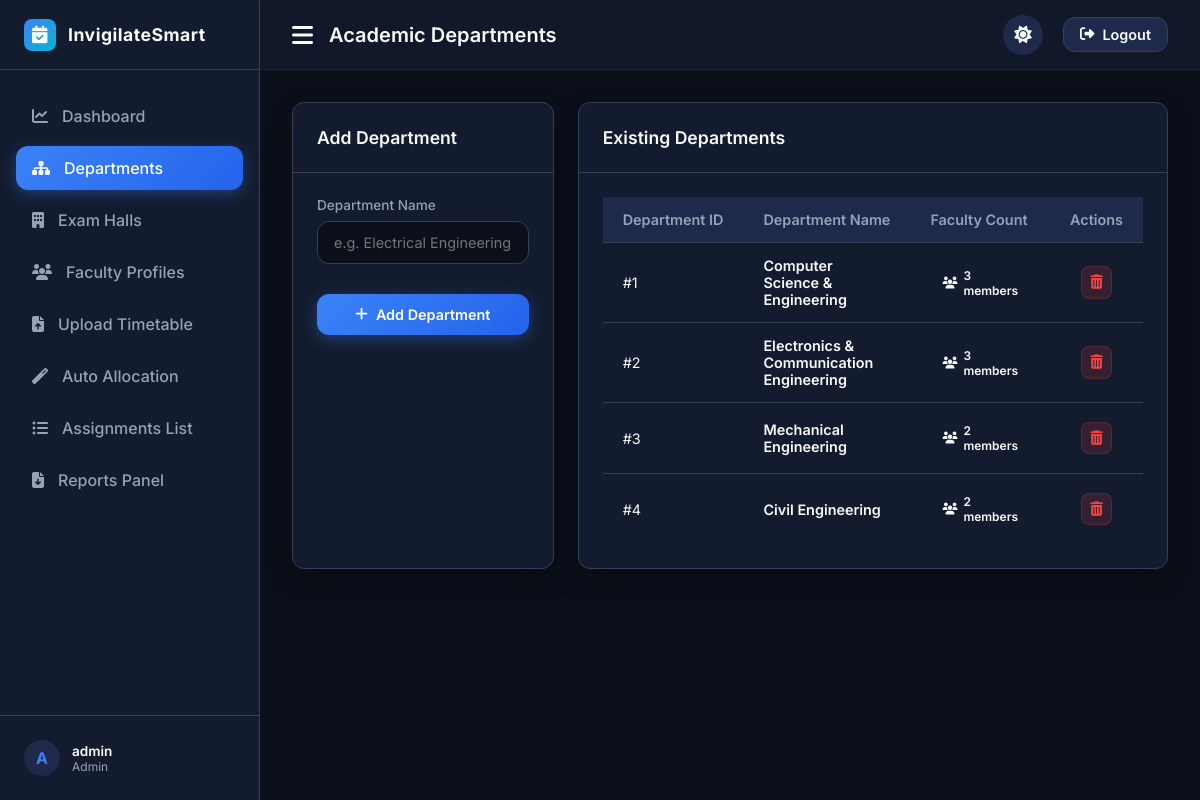
/admin/departments (signed in), run on the app's committed database.
### models/department.py (models this page shows, shortened)
class Department(db.Model):
    __tablename__ = "departments"
    id = db.Column(
        db.Integer,
        primary_key=True
    )
    name = db.Column(
        db.String(100),
        nullable=False,
        unique=True
    )
    faculty = db.relationship(
        "Faculty",
        backref="department",
        lazy=True
    )
    exams = db.relationship(
        "Exam",
        backref="department",
        lazy=True
    )

### routes/admin.py (the view, shortened to what this page needs)
@admin_bp.route('/departments', methods=['GET', 'POST'])
def departments():
    depts = Department.query.all()
    return render_template('admin/departments.html', departments=depts)

### routes/admin.py (called while the page is built)
@admin_bp.before_request
@role_required('admin')
def before_request():
    pass

### routes/auth.py (called while the page is built, shortened)
def role_required(role):
    def decorator(f):
        @wraps(f)
        def decorated_function(*args, **kwargs):
            if "user_id" not in session:
                flash("Please login first.", "error")
                return redirect(url_for("auth.login"))
            return f(*args, **kwargs)
        return decorated_function
    return decorator

### templates/admin/departments.html (shortened to what this page needs)
{% extends "base.html" %}
{% block page_title %}Academic Departments{% endblock %}
{% block content %}
<div class="charts-grid" style="grid-template-columns: 1fr 2fr; gap: 24px;">
    <div class="panel-card">
        <div class="panel-header">
            <h3 class="panel-title">Add Department</h3>
        </div>
        <div class="panel-body">
            <form method="POST" action="{{ url_for('admin.departments') }}">
                <div class="form-group">
                    <label for="name">Department Name</label>
                    <input type="text" id="name" name="name" class="form-control" placeholder="e.g. Electrical Engineering" required>
                </div>
                <button type="submit" class="btn btn-primary" style="width: 100%; margin-top: 10px;">
                    <i class="fas fa-plus"></i><span>Add Department</span>
                </button>
            </form>
        </div>
    </div>
    <div class="panel-card">
        <div class="panel-header">
            <h3 class="panel-title">Existing Departments</h3>
        </div>
        <div class="panel-body">
            <div class="table-container">
                <table class="custom-table">
                    <thead>
                        <tr>
                            <th>Department ID</th>
                            <th>Department Name</th>
                            <th>Faculty Count</th>
                            <th style="text-align: center;">Actions</th>
                        </tr>
                    </thead>
                    <tbody>
                        {% if departments %}
                            {% for dept in departments %}
                                <tr>
                                    <td>#{{ dept.id }}</td>
                                    <td style="font-weight: 600;">{{ dept.name }}</td>
                                    <td>
                                        <span class="badge info">
                                            <i class="fas fa-users"></i> {{ dept.faculty|length }} members
                                        </span>
                                    </td>
                                    <td>
                                        <div style="display: flex; justify-content: center;">
                                            <form method="POST" action="{{ url_for('admin.delete_department', id=dept.id) }}" onsubmit="return confirm('Deleting this department will delete all associated faculty members and exams. Are you sure?');">
                                                <button type="submit" class="btn btn-danger btn-icon" title="Delete Department">
                                                    <i class="fas fa-trash-alt"></i>
                                                </button>
                                            </form>
                                        </div>
                                    </td>
                                </tr>
                            {% endfor %}
                        {% endif %}
                    </tbody>
                </table>
            </div>
        </div>
    </div>
</div>
{% endblock %}

### templates/base.html (shortened to what this page needs)
<!DOCTYPE html>
<html lang="en" data-theme="dark">
<head>
    <link rel="stylesheet" href="{{ url_for('static', filename='css/style.css') }}">
    <link rel="stylesheet" href="https://cdnjs.cloudflare.com/ajax/libs/font-awesome/6.4.0/css/all.min.css">
</head>
<body>
    <div class="app-container">
        {% if session.get('user_id') %}
        <aside class="sidebar">
            <div class="sidebar-header">
                <div class="logo-container">
                    <div class="logo-icon"><i class="fas fa-calendar-check"></i></div>
                    <span>InvigilateSmart</span>
                </div>
            </div>
            <ul class="sidebar-menu">
                {% if session.get('role') == 'admin' %}
                    <li class="menu-item {% if request.path == url_for('admin.dashboard') %}active{% endif %}">
                        <a href="{{ url_for('admin.dashboard') }}">
                            <i class="fas fa-chart-line"></i><span>Dashboard</span>
                        </a>
                    </li>
                    <li class="menu-item {% if request.path == url_for('admin.departments') %}active{% endif %}">
                        <a href="{{ url_for('admin.departments') }}">
                            <i class="fas fa-sitemap"></i><span>Departments</span>
                        </a>
                    </li>
                    <li class="menu-item {% if request.path == url_for('admin.halls') %}active{% endif %}">
                        <a href="{{ url_for('admin.halls') }}">
                            <i class="fas fa-building"></i><span>Exam Halls</span>
                        </a>
                    </li>
                    <li class="menu-item {% if request.path == url_for('admin.faculty') %}active{% endif %}">
                        <a href="{{ url_for('admin.faculty') }}">
                            <i class="fas fa-users"></i><span>Faculty Profiles</span>
                        </a>
                    </li>
                    <li class="menu-item {% if request.path == url_for('admin.upload') %}active{% endif %}">
                        <a href="{{ url_for('admin.upload') }}">
                            <i class="fas fa-file-upload"></i><span>Upload Timetable</span>
                        </a>
                    </li>
                    <li class="menu-item {% if request.path == url_for('admin.allocation') %}active{% endif %}">
                        <a href="{{ url_for('admin.allocation') }}">
                            <i class="fas fa-magic"></i><span>Auto Allocation</span>
                        </a>
                    </li>
                    <li class="menu-item {% if request.path == url_for('admin.assignments') %}active{% endif %}">
                        <a href="{{ url_for('admin.assignments') }}">
                            <i class="fas fa-list-ul"></i><span>Assignments List</span>
                        </a>
                    </li>
                    <li class="menu-item {% if request.path == url_for('admin.reports') %}active{% endif %}">
                        <a href="{{ url_for('admin.reports') }}">
                            <i class="fas fa-file-download"></i><span>Reports Panel</span>
                        </a>
                    </li>
                {% endif %}
            </ul>
            <div class="sidebar-footer">
                <div class="user-profile-summary">
                    <div class="avatar">
                        {{ session.get('username')[0].upper() if session.get('username') else 'U' }}
                    </div>
                    <div class="profile-info">
                        <div class="profile-name">{{ session.get('username') }}</div>
                        <div class="profile-role">{{ session.get('role') }}</div>
                    </div>
                </div>
            </div>
        </aside>
        <div class="main-wrapper">
            <header class="main-header">
                <div class="header-left">
                    <i class="fas fa-bars menu-toggle" id="menu-toggle"></i>
                    <h2 class="page-title">{% block page_title %}Dashboard{% endblock %}</h2>
                </div>
                <div class="header-right">
                    <button class="theme-toggle" id="theme-toggle-btn" title="Toggle Theme">
                        <i class="fas fa-sun"></i>
                    </button>
                    <a href="{{ url_for('auth.logout') }}" class="btn btn-secondary" style="padding: 8px 16px;">
                        <i class="fas fa-sign-out-alt"></i><span>Logout</span>
                    </a>
                </div>
            </header>
            <main class="content-area">
                {% block content %}{% endblock %}
            </main>
        </div>
        {% else %}
            <div style="width: 100vw; min-height: 100vh;">
                {% block anonymous_content %}{% endblock %}
            </div>
        {% endif %}
    </div>
</body>
</html>

### data on the page
Department: id "1", name "Computer Science & Engineering", faculty|length "3"
Department: id "2", name "Electronics & Communication Engineering", faculty|length "3"
Department: id "3", name "Mechanical Engineering", faculty|length "2"
Department: id "4", name "Civil Engineering", faculty|length "2"

### other printed values
{{ session.get('username')[0].upper() if session.get('username') else 'U' }} "A"
{{ session.get('username') }} "admin"
{{ session.get('role') }} "Admin"
